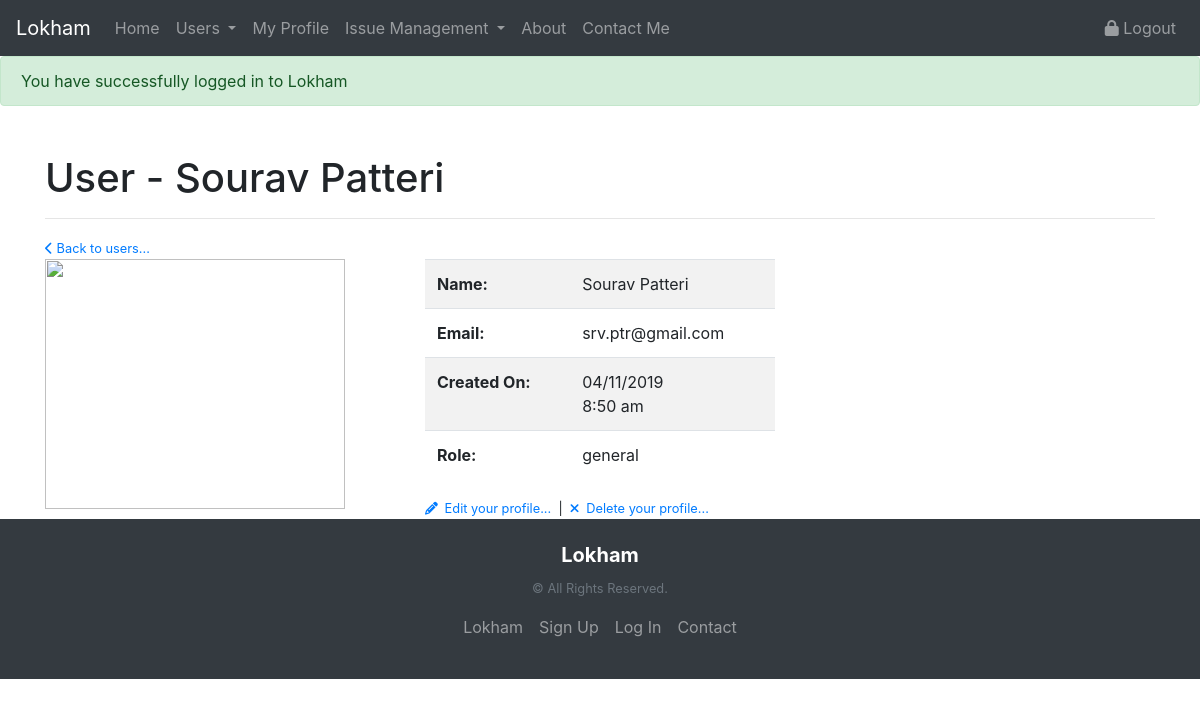
/users/show.php?id=1 (signed in), run on the app's committed database.
### tables this page shows
CREATE TABLE IF NOT EXISTS `users` (
  `id` INT NOT NULL AUTO_INCREMENT,
  `first_name` VARCHAR(25) NOT NULL DEFAULT '',
  `last_name` VARCHAR(25) NOT NULL DEFAULT '',
  `middle_name` VARCHAR(25) NULL DEFAULT '',
  `profile_image` VARCHAR(255) NULL,
  `phone` VARCHAR(16) NULL,
  `email` VARCHAR(255) NOT NULL,
  `password` VARCHAR(255) NOT NULL,
  `role` ENUM('admin', 'general') NOT NULL DEFAULT 'general',
  `created_at` TIMESTAMP NULL DEFAULT CURRENT_TIMESTAMP,
  `updated_at` TIMESTAMP NULL DEFAULT CURRENT_TIMESTAMP ON UPDATE CURRENT_TIMESTAMP,
  PRIMARY KEY (`id`));

### users/show.php (the view, shortened to what this page needs)
<?php include_once(dirname(__DIR__) . '/_config.php');
  include_once(ROOT . "/includes/_connect.php");
  $sql = "SELECT * FROM users WHERE id = :id";
  $stmt = $conn->prepare($sql);
  $stmt->bindParam(':id', $_GET['id'], PDO::PARAM_INT);
  $stmt->execute();
  $user = $stmt->fetch();
?>
<?php include_once(ROOT . '/partials/_header.php') ?>
<div class="container">
  <header class="mt-5">
    <h1>
      User - <?= $user['first_name'] ?> <?= $user['last_name'] ?>
    </h1>
    <hr>
    <?php if (ADMIN): ?>
      <small>
        <a href="./"><i class="fa fa-chevron-left"></i>&nbsp;Back to users...</a>
      </small>
    <?php endif ?>
  </header>
  <div class="row">
  <div class="col-4">
      <img src="<?=$user['profile_image'] ?? base_path . '/img/world_tree.jpg'?>"  height="250px" width="300px">
    </div>
    <div class="col-4">
      <table class="table table-striped">
        <tbody>
          <tr>
            <th>Name:</th>
            <td><?= $user['first_name'] ?> <?= $user['middle_name'] ?> <?= $user['last_name'] ?></td>
          </tr>
          <tr>
            <th>Email:</th>
            <td><?= $user['email'] ?></td>
          </tr>
          <tr>
            <th>Created On:</th>
            <td>
              <?= date("d/m/Y", strtotime($user['created_at'])) ?>
              <br>
              <?= date("g:i a", strtotime($user['created_at'])) ?>
            </td>
          </tr>
          <?php if (ADMIN): ?>
            <tr>
              <th>Role:</th>
              <td><?= $user['role'] ?></td>
            </tr>
          <?php endif ?>
        </tbody>
      </table>
      <div>
        <small>
          <a href="<?= base_path ?>/users/edit.php?id=<?= ADMIN ? $_GET['id'] : $_SESSION['user']['id'] ?>">
            <i class="fa fa-pencil">&nbsp;</i>
            Edit your profile...
          </a>
          &nbsp;|&nbsp;
          <a href="<?= base_path ?>/users/destroy.php?id=<?= ADMIN ? $_GET['id'] : $_SESSION['user']['id'] ?>" onclick="return confirm('Are you sure you want to delete your own profile?')">
            <i class="fa fa-remove">&nbsp;</i>
            Delete your profile...
          </a>
        </small>
      </div>
    </div>
  </div>
</div>
<?php include_once(ROOT . '/partials/_footer.php') ?>

### data on the page
users: first_name "Sourav", last_name "Patteri", email "srv.ptr@gmail.com", created_at "04/11/2019", created_at "8:50 am", role "general"

### other printed values
$message "You have successfully logged in to Lokham"
